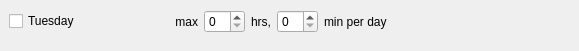
              <widget class="QWidget" name="widget_02" native="true">
               <widget class="QWidget" name="horizontalLayoutWidget_02">
                <property name="geometry">
                 <rect>
                  <x>9</x>
                  <y>1</y>
                  <width>561</width>
                  <height>41</height>
                 </rect>
                </property>
                <layout class="QHBoxLayout" name="horizontalLayout_02">
                 <item>
                  <widget class="QCheckBox" name="kcfg_TUEenabledTD">
                   <property name="minimumSize">
                    <size>
                     <width>160</width>
                     <height>0</height>
                    </size>
                   </property>
                   <property name="maximumSize">
                    <size>
                     <width>160</width>
                     <height>16777215</height>
                    </size>
                   </property>
                   <property name="toolTip">
                    <string>This checkbox enables the restrictions on Tuesdays.</string>
                   </property>
                   <property name="text">
                    <string>Tuesday</string>
                   </property>
                  </widget>
                 </item>
                 <item>
                  <widget class="QLabel" name="textLabel02_11">
                   <property name="text">
                    <string>max</string>
                   </property>
                   <property name="alignment">
                    <set>Qt::AlignRight|Qt::AlignTrailing|Qt::AlignVCenter</set>
                   </property>
                   <property name="wordWrap">
                    <bool>false</bool>
                   </property>
                  </widget>
                 </item>
                 <item>
                  <widget class="QSpinBox" name="kcfg_TUEmaxhr">
                   <property name="maximumSize">
                    <size>
                     <width>42</width>
                     <height>16777215</height>
                    </size>
                   </property>
                   <property name="toolTip">
                    <string>Time limit for this weekday to spend on the PC.</string>
                   </property>
                   <property name="maximum">
                    <number>23</number>
                   </property>
                  </widget>
                 </item>
                 <item>
                  <widget class="QLabel" name="textLabel02_12">
                   <property name="text">
                    <string>hrs,</string>
                   </property>
                   <property name="wordWrap">
                    <bool>false</bool>
                   </property>
                  </widget>
                 </item>
                 <item>
                  <widget class="QSpinBox" name="kcfg_TUEmaxmin">
                   <property name="maximumSize">
                    <size>
                     <width>42</width>
                     <height>16777215</height>
                    </size>
                   </property>
                   <property name="toolTip">
                    <string>Time limit for this weekday to spend on the PC.</string>
                   </property>
                   <property name="maximum">
                    <number>59</number>
                   </property>
                  </widget>
                 </item>
                 <item>
                  <widget class="QLabel" name="Textlabel02_10">
                   <property name="text">
                    <string>min per day</string>
                   </property>
                   <property name="wordWrap">
                    <bool>false</bool>
                   </property>
                  </widget>
                 </item>
                 <item>
                  <spacer name="horizontalSpacer2">
                   <property name="orientation">
                    <enum>Qt::Horizontal</enum>
                   </property>
                   <property name="sizeHint" stdset="0">
                    <size>
                     <width>40</width>
                     <height>20</height>
                    </size>
                   </property>
                  </spacer>
                 </item>
                </layout>
               </widget>
              </widget>
